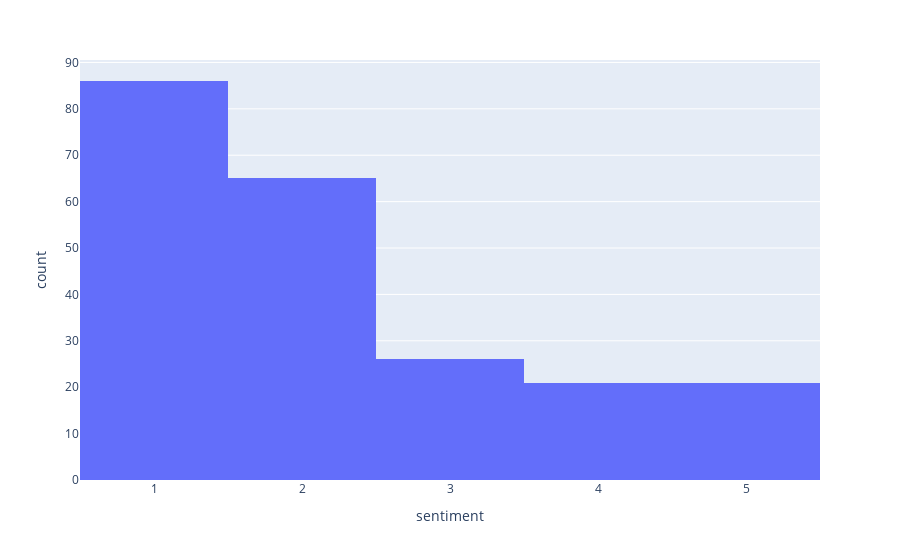

Notebook cell for this chart:
### Markdown cell above
# 4. Sentiment Analysis - Can we identify conflict with Sentiment?

### Code cell
fig = px.histogram(posts_df, x="sentiment")
fig.show()

### Figure 1 — Plotly figure (JSON) as saved in the notebook; plotly's stock layout.template omitted (floating-point values rounded to 4 significant figures; data arrays with more than 128 entries replaced by an {"elided": "..."} marker saying what was removed)
{"data": [{"alignmentgroup": "True", "bingroup": "x", "hovertemplate": "sentiment=%{x}<br>count=%{y}<extra></extra>", "legendgroup": "", "marker": {"color": "#636efa", "pattern": {"shape": ""}}, "name": "", "offsetgroup": "", "orientation": "v", "showlegend": false, "type": "histogram", "x": {"elided": "219 int values"}, "xaxis": "x", "yaxis": "y"}], "layout": {"barmode": "relative", "legend": {"tracegroupgap": 0}, "margin": {"t": 60}, "xaxis": {"anchor": "y", "domain": [0, 1], "title": {"text": "sentiment"}}, "yaxis": {"anchor": "x", "domain": [0, 1], "title": {"text": "count"}}}}
